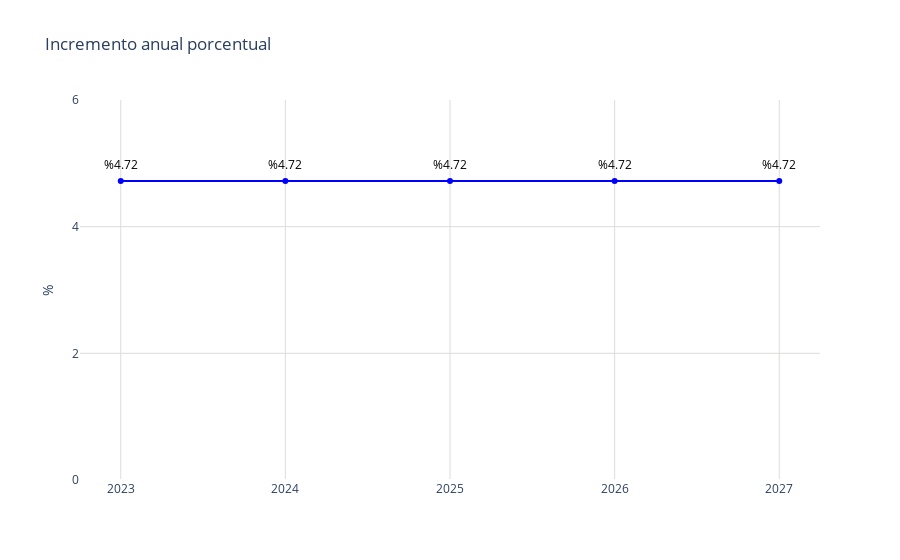

The notebook cell this image was saved under:
### Code cell
# Datos
año = tulancingo_direct['año']
promedio = tulancingo_direct['incremento_porcentual']

fig = go.Figure()
fig.add_trace(go.Scatter(
    x=año,
    y=promedio,
    mode='markers+lines',
    marker=dict(color='blue'),
))
# Agregar anotaciones para mostrar los valores encima de los puntos
for a, p in zip(año, promedio):
    fig.add_annotation(
        x=a,
        y=p,
        text=f"%{p:,.2f}",  # Formatear el valor del promedio como moneda
        showarrow=False,
        font=dict(color='black', size=12),
        xshift=0,
        yshift=17,
        textangle=0
    )
# Actualizar diseño
fig.update_layout(
    title='Incremento anual porcentual',
    yaxis=dict(
        title = '%',
        range=[0, 6],  # Establecer el rango del eje y
        tickvals=[0,2,4,6],  # Definir los valores de las marcas en el eje y
        #ticktext=['$0.00', '$500,000.00', '$1,000,000.00', '$1,500,000.00', '$2,000,000.00','$2,500,000.00'],  # Definir el texto de las marcas en el eje y
        gridcolor='#dddcda',   # Color de las líneas de la cuadrícula
        gridwidth=1  # Ancho de las líneas de la cuadrícula
    ),
    xaxis=dict(
        gridcolor='#dddcda', 
        tickmode='array',
        tickvals=año,
        ticktext=año
    ),
    plot_bgcolor='rgba(0,0,0,0)'
)
# Exportar gráfica como archivo HTML
def guardar_grafico_como_html(fig, nombre_archivo, carpeta='graficas'):
    # Crear la carpeta si no existe
    if not os.path.exists(carpeta):
        os.makedirs(carpeta)
    
    # Gráfica como archivo HTML en la carpeta especificada
    pio.write_html(fig, f'{carpeta}/{nombre_archivo}.html')

guardar_grafico_como_html(fig, 'g_scatt_plusvalia_estimada_porcentual_direct_tulancingo', carpeta='graficas')
fig.show()

### Figure 1 — Plotly figure (JSON) as saved in the notebook; plotly's stock layout.template omitted (floating-point values rounded to 4 significant figures)
{"data": [{"marker": {"color": "blue"}, "mode": "markers+lines", "type": "scatter", "x": [2023, 2024, 2025, 2026, 2027], "y": [4.72, 4.72, 4.72, 4.72, 4.72]}], "layout": {"annotations": [{"font": {"color": "black", "size": 12}, "showarrow": false, "text": "%4.72", "textangle": 0, "x": 2023, "xshift": 0, "y": 4.72, "yshift": 17}, {"font": {"color": "black", "size": 12}, "showarrow": false, "text": "%4.72", "textangle": 0, "x": 2024, "xshift": 0, "y": 4.72, "yshift": 17}, {"font": {"color": "black", "size": 12}, "showarrow": false, "text": "%4.72", "textangle": 0, "x": 2025, "xshift": 0, "y": 4.72, "yshift": 17}, {"font": {"color": "black", "size": 12}, "showarrow": false, "text": "%4.72", "textangle": 0, "x": 2026, "xshift": 0, "y": 4.72, "yshift": 17}, {"font": {"color": "black", "size": 12}, "showarrow": false, "text": "%4.72", "textangle": 0, "x": 2027, "xshift": 0, "y": 4.72, "yshift": 17}], "plot_bgcolor": "rgba(0,0,0,0)", "title": {"text": "Incremento anual porcentual"}, "xaxis": {"gridcolor": "#dddcda", "tickmode": "array", "ticktext": [2023, 2024, 2025, 2026, 2027], "tickvals": [2023, 2024, 2025, 2026, 2027]}, "yaxis": {"gridcolor": "#dddcda", "gridwidth": 1, "range": [0, 6], "tickvals": [0, 2, 4, 6], "title": {"text": "%"}}}}
